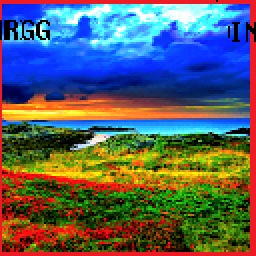
#> input picture dut/tb/uvm_images/write/rgb_v1.bmp, 128 x 128 px, found by its file name (shown 2 times larger)
$ python cgaintocgain.py
#> lines starting #> are read from the running program, lines starting #| are printed output that depends on the picture
import cv2

image = cv2.imread('C:/Images/REPOS/GitHub/VIDEO_STREAM/ZEDBOARD/uvm_tb/VFP_TEST/dut/tb/uvm_images/write/rgb_v1.bmp')
#> image is the input picture: shape (128, 128, 3); mean B, G, R 99.8, 95.9, 89.3


# RGB Red
cv2.imshow('R-cgaintocgain',image[:, :, 0])
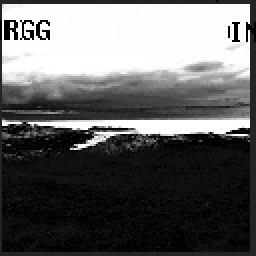
#> window 'R-cgaintocgain': shape (128, 128) (shown 2 times larger); min 0, max 255, mean 99.8
cv2.imwrite('R-cgaintocgain.bmp',image[:, :, 0])

cv2.imshow('G-cgaintocgain',image[:, :, 1])
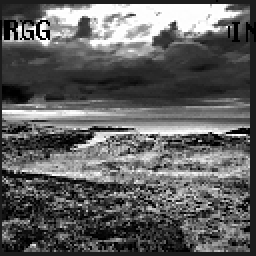
#> window 'G-cgaintocgain': shape (128, 128) (shown 2 times larger); min 0, max 255, mean 95.9
cv2.imwrite('G-cgaintocgain.bmp',image[:, :, 1])

cv2.imshow('B-cgaintocgain',image[:, :, 2])
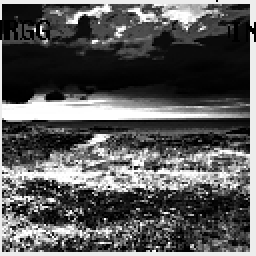
#> window 'B-cgaintocgain': shape (128, 128) (shown 2 times larger); min 0, max 255, mean 89.3
cv2.imwrite('B-cgaintocgain.bmp',image[:, :, 2])

cv2.waitKey(0)

$ run again, with dut/tb/uvm_images/write/rgb_v2.bmp copied over dut/tb/uvm_images/write/rgb_v1.bmp
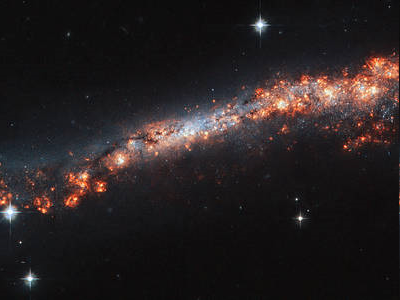
#> input picture dut/tb/uvm_images/write/rgb_v2.bmp, 400 x 300 px, found by its file name
#> image is the input picture: shape (300, 400, 3); mean B, G, R 33.4, 32.7, 39
#> `cv2.imshow('G-cgaintocgain',image[:, :, 1])`:
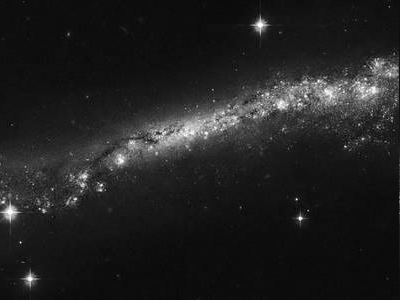
#> window 'G-cgaintocgain': shape (300, 400); min 0, max 255, mean 32.7
#> `cv2.imshow('B-cgaintocgain',image[:, :, 2])`:
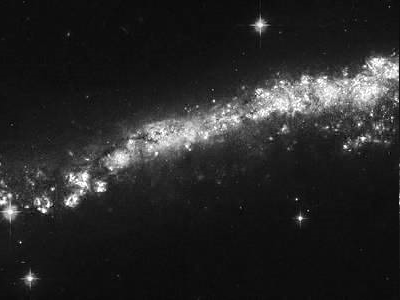
#> window 'B-cgaintocgain': shape (300, 400); min 0, max 255, mean 39
